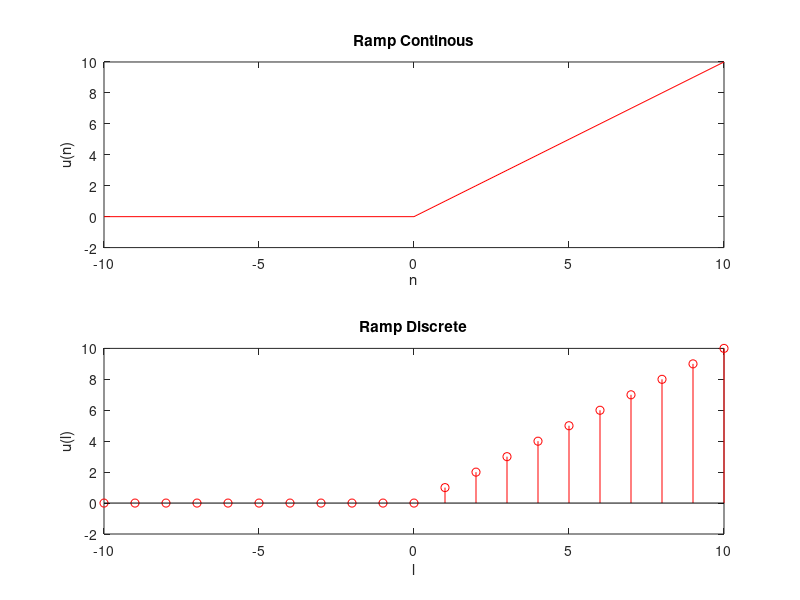

Recreate this plot in MATLAB.
clc;
clear all;
close all;
n=-10:10;
z=[zeros(1,11) 1 2 3 4 5 6 7 8 9 10];
subplot(2,1,1)
plot(n,z,'r')
xlabel('n')
ylabel('u(n)')
title('Ramp Continous')
axis([-10 10 -2 10])
l=-10:10;
z=[0 0 0 0 0 0 0 0 0 0 0 1 2 3 4 5 6 7 8 9 10];
subplot(2,1,2)
stem(l,z,'r')
xlabel('l')
ylabel('u(l)')
title('Ramp Discrete')
axis([-10 10 -2 10])


